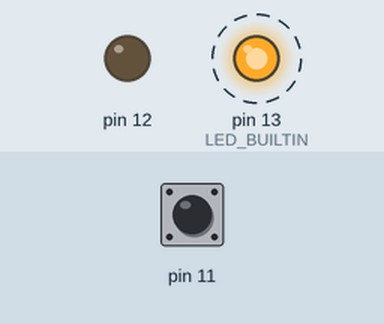
This sketch was run on a simulated Arduino Uno, built with avr-gcc and run on an emulated ATmega328P. On the bench: output pins drawn as LEDs (lit = HIGH). Dashed ring = blinking. The test bench sets the inputs (shaded band); at power-on: pin 11 HIGH. What the sketch prints to the serial monitor is not drawn.

Above: at 0.7 s.
Timing chart, 0 to 3.4 s (numbered marks = the images above):
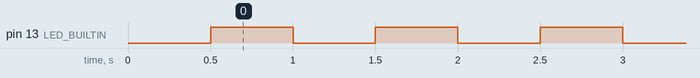

The sketch:

simulation.ino
```cpp
#include <Arduino.h>
#include "src/global/arduinoUnoConst.h"
#include "src/ioDevices/digitalOutput.h"
#include "src/ioDevices/digitalInput.h"
#include "src/eventTimer/eventTimer.h"

DigitalOutput ledLife(LED_BUILTIN);

DigitalOutput ledExt(12);
DigitalInput switchExt(11);
EventTimer eventTimer("eventTimer");

void setup() {
    Serial.begin(9600);
    ledLife.init(FORWARD_TYPE,"ledLife");
    ledLife.info();

    eventTimer.setDelay(5555);
    eventTimer.setDuration(2555);
    eventTimer.attachInput(&switchExt);
    eventTimer.attachOutput(&ledExt);
    eventTimer.init(REVERSE_TYPE);
    eventTimer.setOneShoot(true);
    eventTimer.info();
}

// the loop function runs over and over again forever
void loop() {
    ledLife.blink(BLINK_NORMAL);
    if (eventTimer.execute())Serial.println("eventTimer=>OneShoot");
}
```

command.h
```cpp
/*
  command.h - Library untuk command
  Dibuat Oleh : Sam May 2020
  Modified by : Sam Feb 17, 2021
*/
#ifndef command_h
#define command_h

#include "Arduino.h"

const char MAX_CMD_INPUT = 4;//Maximum Input command devices
const char STOP_BT = '%';//Stop Bluetooth Command
//For Keypad constants
const char UP = 'U';//Up Key pressed
const char DOWN = 'D';//Down Key pressed
const char RIGHT = 'R';//Right Key pressed
const char LEFT = 'L';//Left Key pressed
const char SELECT = 'S';//Select Key pressed

const char NO_KEY = 'N';//No Key pressed

class command{
  public:
    virtual void init();//Initialization
    virtual void info();
    virtual char getCode();
    virtual bool isValid(char);
};

#endif
```

compDevicesConst.h
```cpp
    /*
All constants for compDevices
sam, May 09, 2021
*/

#ifndef compDevicesConst_h
#define compDevicesConst_h
//Operation mode
    const int MODE_READY = 0;
    const int MODE_AUTO = 1;
    const int MODE_AUTO_ON = 2;
    const int MODE_MANUAL = 3;
    const int MODE_MANUAL_ON = 4;
    const int MODE_RESET = 5;
    const int MODE_TEST = 99;

#endif
```

dipAddr.cpp
```cpp
/*
  dipAddr.h - Library for Addressing
  Addres  :
    0. 000
    1. 001
    .....
    7. 111
  By : Sam March 18, 2021
*/

/* Dependencies */
#include "dipAddr.h"

DipAddr::DipAddr(DigitalInput *addr0, DigitalInput *addr1, DigitalInput *addr2): _addr0(addr0), _addr1(addr1), _addr2(addr2){}

int DipAddr::getAddr(){
    int addr = 0;
    if (_addr0->isStatus()) addr += 1;
    if (_addr1->isStatus()) addr += 2;
    if (_addr2->isStatus()) addr += 4;
    return (addr);
}

void DipAddr::init(){
  _addr0->init(REVERSE_TYPE,"_addr0");
  _addr1->init(REVERSE_TYPE,"_addr1");
  _addr2->init(REVERSE_TYPE,"_addr2");

}
void DipAddr::info(){
    Serial.println("DipAddr::info()");

    _addr0->info();
    _addr1->info();
    _addr2->info();

    Serial.print("Address : ");
    Serial.println(this->getAddr());
    Serial.println("<----->");
}
```

dipAddr.h
```cpp
/*
  dipAddr.h - Library for Addressing
  Addres  :
    0. 000
    1. 001
    .....
    7. 111
  By : Sam March 18, 2021
*/

#ifndef dipAddr_h
#define dipAddr_h

#include "Arduino.h"
#include "..\ioDevices\digitalInput.h"

    class DipAddr{
        public:
            DipAddr(DigitalInput*, DigitalInput*, DigitalInput*);
            int getAddr();
            void init();
            void info();
        private:
            DigitalInput *_addr0, *_addr1, *_addr2;
    };

#endif
```

pbAMR.cpp
```cpp
/*
  pbAMR.h - Library for P/B Auto, Manual, Reset
  By : Sam March 01, 2021
*/

/* Dependencies */
#include "pbAMR.h"

PbAMR::PbAMR(DigitalInput *pbAuto, DigitalInput *pbManual, DigitalInput *pbReset): _pbAuto(pbAuto), _pbManual(pbManual), _pbReset(pbReset){}

int PbAMR::getCmd(unsigned long debounceTime){
    int cmd;

    if (_pbReset->isStatus(debounceTime)){
      if (_prevCmd == MODE_RESET) cmd = MODE_READY;//highest priority
      else if (_prevCmd == MODE_READY) cmd = MODE_READY;//highest priority
      else cmd = MODE_RESET;//highest priority
      if(_prevCmd != cmd) _isInfo = false;
      _prevCmd = cmd;
    }
    else {
        if((_pbAuto->isStatus(debounceTime) && (_prevCmd != MODE_MANUAL_ON))){
            cmd = MODE_AUTO;//lower priority
            if(_prevCmd != cmd) _isInfo = false;
            _prevCmd = cmd;
        }
        if(_pbManual->isStatus(debounceTime)){
          if (_prevCmd == MODE_MANUAL) cmd = MODE_MANUAL_ON;//higher priority
          else if (_prevCmd == MODE_MANUAL_ON) cmd = MODE_MANUAL_ON;//higher priority
          else cmd = MODE_MANUAL;//higher priority

          if(_prevCmd != cmd) _isInfo = false;
          _prevCmd = cmd;
        }
        else cmd = _prevCmd;
    }

    //report by exception
    if (!_isInfo)_exception = LOCAL_OPERATION_EXCEPTION;

    this->_status();
    return cmd;
}

int PbAMR::getException(){
    int exp = _exception;
    if (exp != NO_EXCEPTION)_exception = NO_EXCEPTION;
    return exp;
}

//init for peripherals
void PbAMR::init(){
    //initialization switch
    _pbAuto->init(REVERSE_TYPE, "_pbAuto");
    _pbManual->init(REVERSE_TYPE, "_pbManual");
    _pbReset->init(REVERSE_TYPE, "_pbReset");
}
void PbAMR::info(){
    Serial.println("PbAMRT::info()");

    _pbAuto->info();
    _pbManual->info();
    _pbReset->info();

    Serial.println("<----->");
}

void PbAMR::_status(){
    String str = "NO_PB";
    switch (_prevCmd)
    {
    case MODE_AUTO:
        str = "PB : Auto";
        break;

    case MODE_MANUAL:
        str = "PB : Manual";
        break;

    case MODE_MANUAL_ON:
        str = "PB : Manual ON";
        break;

    case MODE_READY:
        str = "PB : Ready";
        break;

    case MODE_RESET:
        str = "PB : Reset";
        break;

    case MODE_TEST:
        str = "PB : Test";
        break;

    default:
        break;
    }
    //report by exception
    if (!_isInfo){
        _isInfo = true;
        Serial.println(str);
    }
}
```

pbAMR.h
```cpp
/*
  pbAMR.h - Library for Push Button Auto, Manual, Reset
  Priority :
    1. Reset
    2. Manual
    3. Auto
  By : Sam March 01, 2021
*/

#ifndef pbAMR_h
#define pbAMR_h

//const unsigned long DEBOUNCE_PB = 150;//milli second

#include "Arduino.h"
#include "compDevicesConst.h"
#include "../ioDevices/digitalInput.h"
#include "../global/arduinoUnoConst.h"

    class PbAMR{
        public:
            PbAMR(DigitalInput*, DigitalInput*, DigitalInput*);
            int getCmd(unsigned long);
            int getException();
            void init();
            void info();
        private:
            DigitalInput *_pbAuto, *_pbManual, *_pbReset;
            int    _prevCmd;
            bool  _isInfo;//one shoot info
            void _status();
            int _exception = NO_EXCEPTION;
    };

#endif
```

pbAMRT.cpp
```cpp
/*
  pbAMRT.h - Library for P/B Auto, Manual, Reset, Test
  By : Sam April 03, 2021
*/

/* Dependencies */
#include "pbAMRT.h"

PbAMRT::PbAMRT(DigitalInput *pbAuto, DigitalInput *pbManual, DigitalInput *pbReset, DigitalInput *pbTest):
            _pbAuto(pbAuto), _pbManual(pbManual), _pbReset(pbReset), _pbTest(pbTest){}

int PbAMRT::getCmd(unsigned long debounceTime){
    int cmd;

    //mode test is top priority
    if (_pbTest->isStatus(debounceTime)){
        cmd = MODE_TEST;
        if(_prevCmd != cmd)_isInfo = false;
        _prevCmd = cmd;
        this->_status();
        return cmd;
    }

    if (_pbReset->isStatus(debounceTime)){
      if (_prevCmd == MODE_RESET) cmd = MODE_READY;//highest priority
      else if (_prevCmd == MODE_READY) cmd = MODE_READY;//highest priority
      else cmd = MODE_RESET;//highest priority
      if(_prevCmd != cmd) _isInfo = false;
      _prevCmd = cmd;
    }
    else {
        if((_pbAuto->isStatus(debounceTime) && (_prevCmd != MODE_MANUAL_ON))){
            cmd = MODE_AUTO;//lower priority
            if(_prevCmd != cmd) _isInfo = false;
            _prevCmd = cmd;
        }
        if(_pbManual->isStatus(debounceTime)){
          if (_prevCmd == MODE_MANUAL) cmd = MODE_MANUAL_ON;//higher priority
          else if (_prevCmd == MODE_MANUAL_ON) cmd = MODE_MANUAL_ON;//higher priority
          else cmd = MODE_MANUAL;//higher priority

          if(_prevCmd != cmd) _isInfo = false;
          _prevCmd = cmd;
        }
        else cmd = _prevCmd;
    }

    //report by exception
    if (!_isInfo)_exception = LOCAL_OPERATION_EXCEPTION;

    this->_status();
    return cmd;
}

int PbAMRT::getException(){
    int exp = _exception;
    if (exp != NO_EXCEPTION)_exception = NO_EXCEPTION;
    return exp;
}

//init for peripherals
void PbAMRT::init(){
    //initialization switch
    _pbAuto->init(REVERSE_TYPE, "_pbAuto");
    _pbManual->init(REVERSE_TYPE, "_pbManual");
    _pbReset->init(REVERSE_TYPE, "_pbReset");
    _pbTest->init(REVERSE_TYPE, "_pbTest");
}
void PbAMRT::info(){
    Serial.println("PbAMRT::info()");

    _pbAuto->info();
    _pbManual->info();
    _pbReset->info();
    _pbTest->info();

    Serial.println("<----->");
}

void PbAMRT::_status(){
    String str = "NO_PB";
    switch (_prevCmd)
    {
    case MODE_AUTO:
        str = "PB : Auto";
        break;

    case MODE_MANUAL:
        str = "PB : Manual";
        break;

    case MODE_MANUAL_ON:
        str = "PB : Manual ON";
        break;

    case MODE_READY:
        str = "PB : Ready";
        break;

    case MODE_RESET:
        str = "PB : Reset";
        break;

    case MODE_TEST:
        str = "PB : Test";
        break;

    default:
        break;
    }
    //report by exception
    if (!_isInfo){
        _isInfo = true;
        Serial.println(str);
    }
}
```

pbAMRT.h
```cpp
/*
  pbAMRT.h - Library for Push Button Auto, Manual, Reset
  Priority :
    1. Reset
    2. Manual
    3. Auto
    4. Test
  By : Sam April 03, 2021
*/

#ifndef pbAMRT_h
#define pbAMRT_h

//const unsigned long DEBOUNCE_PB = 150;//milli second

#include <Arduino.h>
#include "compDevicesConst.h"
#include "../global/arduinoUnoConst.h"
#include "../ioDevices/digitalInput.h"
#include "../ioDevices/digitalOutput.h"

    class PbAMRT{
        public:
            PbAMRT(DigitalInput*, DigitalInput*, DigitalInput*, DigitalInput*);
            int getCmd(unsigned long);
            int getException();
            void init();
            void info();
        private:
            DigitalInput *_pbAuto, *_pbManual, *_pbReset, *_pbTest;
            int    _prevCmd;
            bool  _isInfo;//one shoot info
            void _status();
            int _exception = NO_EXCEPTION;
    };

#endif
```

comparator.cpp
```cpp
/*
 * lihat header file Comparator.h lebih detail
 * extention file harus .cpp bukan .CPP
 * May 10, 2021 : by sam
 */

/* Dependencies */
#include "comparator.h"

Comparator::Comparator(String id):_id(id){}

void Comparator::init()
{
	_funcType = GREATER_THAN;
}

void Comparator::setFunction(char Val)
{
	_funcType = Val;
}

bool Comparator::execute(float inVal)
{
    bool sts = false;
    /*
    switch (_funcType) {
        case EQUAL:
            if ((inVal == _setLow) ||(inVal == _setHigh))sts = true;
        break;
        case HYSTERISYS:
            if (inVal > _setLow){
                sts = true;
                _prevSts = sts;
            }
            if ((inVal > _setLow) && (inVal < _setHigh))sts = _prevSts;
            if (inVal < _setLow){
                sts = false;
                _prevSts = sts;
            }
        break;
        case LESS_THAN:
            if (inVal < _setLow)sts = true;
        break;
        case GREATER_THAN:
            if (inVal > _setLow)sts = true;
        break;
        default:
        Serial.println("Comparator UNDIFINE");
        break;
    }
    */
    return sts;
}
```

comparator.h
```cpp
#ifndef Comparator_h
#define Comparator_h

#include <Arduino.h>
#include "..\model\model.h"
	#include "../ioDevices/analogInput.h"
	#include "../ioDevices/digitalOutput.h"

const int EQUAL = 0;
const int HYSTERISYS = 1;
const int LESS_THAN = 2;
const int GREATER_THAN = 3;

  class Comparator{
    public:
      Comparator(String);
      void init();
			void attachInput(AnalogInput*);
			void attachOutput(DigitalOutput*);
      void setParam(param);
      void setFunction(char);
      void info();
      boolean execute();
      boolean execute(float);
    private:
      String _id;
      String _unit;
      unsigned char _pin;
      char _funcType;
      bool _prevSts;
      param _dataParam;
  };
#endif
```

eventTimer.cpp
```cpp
/*
 * lihat header file EventTimer.h lebih detail
 * extention file harus .cpp bukan .CPP
 */

/* Dependencies */
#include "eventTimer.h"
#include "Arduino.h"

EventTimer::EventTimer(String id):_id(id){
	this->init();
}

void EventTimer::init(){
	_isEnable = true;
	_isInputAvailable = false;
	_isOutputAvailable = false;
	_isCyclic = false;
	_isOneShoot = false;
	_prevStatus = false;

	_delayMilli = 0;
	_durationMilli = 0;

  _digInput->init(REVERSE_TYPE,"_digInput");
  _digOutput->init(FORWARD_TYPE,"_digOutput");
}

void EventTimer::init(boolean typ){
	_isEnable = true;
	_isInputAvailable = true;
	_isOutputAvailable = true;

  _digInput->init(typ,"_digInput");
  _digOutput->init(FORWARD_TYPE,"_digOutput");
}

void EventTimer::info(){
    Serial.println("EventTimer::info()");

	Serial.print("_isCyclic : ");
	Serial.println(_isCyclic);

	Serial.print("_isOneShoot : ");
	Serial.println(_isOneShoot);
  	Serial.println("");

    if (_isInputAvailable) _digInput->info();
    if (_isOutputAvailable)_digOutput->info();

	Serial.print("Delay Setting (H:M:S:mS) : ");
	Serial.print(_delayHour);
	Serial.print(":");
	Serial.print(_delayMinute);
	Serial.print(":");
	Serial.print(_delaySecond);
	Serial.print(":");
	Serial.println(_delayMs);
	Serial.print("Delay Setting (milli) : ");
	Serial.println(_delayMilli);

	Serial.print("Duration Setting (H:M:S:mS) : ");
	Serial.print(_durationHour);
	Serial.print(":");
	Serial.print(_durationMinute);
	Serial.print(":");
	Serial.print(_durationSecond);
	Serial.print(":");
	Serial.println(_durationMs);
	Serial.print("Duration Setting (milli) : ");
	Serial.println(_durationMilli);
}

void EventTimer::attachInput(DigitalInput *digInput){
	_digInput = digInput;
	_isInputAvailable = true;
}

void EventTimer::attachOutput(DigitalOutput *digOutput){
	_digOutput = digOutput;
	_isOutputAvailable = true;
}

void EventTimer::setEnable(boolean enable){
	_isEnable = enable;
	if (_isEnable)_prevDelayMilli = millis();
	else _prevDelayMilli = 0;
}

void EventTimer::setOneShoot(boolean oneShoot){
	_isOneShoot = oneShoot;
}

void EventTimer::setCyclic(boolean cyclic){
	_isCyclic = cyclic;
}

//set delay
void EventTimer::setDelay(unsigned long delayMilli){
	_delayMilli = delayMilli;
	unsigned long remainder = _delayMilli;

	if (remainder >= A_HOUR){
		_delayHour = remainder / A_HOUR;
		remainder = remainder % A_HOUR;
	}
	if (remainder >= A_MINUTE){
		_delayMinute = remainder / A_MINUTE;
		remainder = remainder % A_MINUTE;
	}
	if (remainder >= A_SECOND){
		_delaySecond = remainder / A_SECOND;
		_delayMs = remainder % A_SECOND;
	}
	else _delayMs = remainder;
}

void EventTimer::setDelay(int minute, int second){
	_delaySecond = second;
	_delayMinute = minute;
	_delayMilli = (_delayMinute * A_MINUTE) + (_delaySecond * A_SECOND);
}

void EventTimer::setDelay(int hour, int minute, int second){
	_delayHour = hour;
	this->setDelay(minute, second);
}

//set duration
void EventTimer::setDuration(unsigned long durationMilli){
	_durationMilli = durationMilli;
	unsigned long remainder = _durationMilli;

	if (remainder >= A_HOUR){
		_durationHour = remainder / A_HOUR;
		remainder = remainder % A_HOUR;
	}
	if (remainder >= A_MINUTE){
		_durationMinute = remainder / A_MINUTE;
		remainder = remainder % A_MINUTE;
	}
	if (remainder >= A_SECOND){
		_durationSecond = remainder / A_SECOND;
		_durationMs = remainder % A_SECOND;
	}
	else _durationMs = remainder;
}

void EventTimer::setDuration(int minute, int second){
	_durationSecond = second;
	_durationMinute = minute;
	_durationMilli = (_durationMinute * A_MINUTE) + (_durationSecond * A_SECOND);
}

void EventTimer::setDuration(int hour, int minute, int second){
	_durationHour = hour;
	this->setDuration(minute, second);
}

boolean EventTimer::execute(){
	boolean status = false;

	if (_isInputAvailable)_isEnable = _digInput->isStatus(150);//de-bouncing for milli second

	if(!_isEnable) {
		_prevDelayMilli = 0;
		_prevDurationMilli = 0;
		if (_isOutputAvailable)this->_setOutput(status);
		return status;
	}
	else {
		if (_prevDelayMilli == 0)_prevDelayMilli = millis();
	}

	//logic
	if ((millis() - _prevDelayMilli) > _delayMilli){
		status = true;
		if (_isOneShoot){
			if (!_prevStatus)_prevStatus = true;
			else{
				_prevStatus = false;
				status = false;
				_prevDelayMilli = 0;
				//cyclic
				if (_isCyclic){
					_isEnable = true;
					_prevDelayMilli = millis();
				}
			}
		}

		//has duration
		if (_durationMilli >= 0){
			if(_prevDurationMilli == 0)_prevDurationMilli = millis();
			if((millis() - _prevDurationMilli) <= _durationMilli)status = true;
			else{
				status = false;
				_isEnable = false;
				_prevDelayMilli = 0;
				_prevDurationMilli = 0;
				//cyclic
				if (_isCyclic){
					_isEnable = true;
					_prevDelayMilli = millis();
					_prevDurationMilli = 0;
				}
			}
		}
	}

	if (_isOutputAvailable)this->_setOutput(status);
	return status;
}

void EventTimer::_setOutput(boolean status){
	if (status)_digOutput->on();
	else _digOutput->off();
}
```

eventTimer.h
```cpp
/*
  EventTimer.h - Library untuk Sequence Timer
  Dibuat Oleh : Sam May 08, 2021
*/
#ifndef EventTimer_h
#define EventTimer_h

	#include <Arduino.h>
	#include "../ioDevices/digitalInput.h"
	#include "../ioDevices/digitalOutput.h"

	const unsigned long A_SECOND = 1000;
	const unsigned long A_MINUTE = 60 * A_SECOND;
	const unsigned long A_HOUR = 60 * A_MINUTE;
	const unsigned long A_DAY = 24 * A_HOUR;
	const unsigned long A_WEEK = 7 * A_DAY;

	class EventTimer{
		public:
			EventTimer(String );
			void info();
			void init();
			void init(boolean);
			void setEnable(boolean);
			void setCyclic(boolean);
			void setOneShoot(boolean);
			boolean execute();
			void attachInput(DigitalInput*);
			void attachOutput(DigitalOutput*);

			void setDelay(unsigned long);
			void setDelay(int, int);
			void setDelay(int, int, int);

			void setDuration(unsigned long);
			void setDuration(int, int);
			void setDuration(int, int, int);

		private:
			String _id;
			boolean _isEnable, _isCyclic, _isOneShoot;
			boolean _isInputAvailable, _isOutputAvailable;
			boolean _prevStatus;
			unsigned long _delayMilli, _durationMilli;
			unsigned long _prevDelayMilli, _prevDurationMilli;
			int _delayHour, _delayMinute, _delaySecond, _delayMs;
			int _durationHour, _durationMinute, _durationSecond, _durationMs;
			DigitalInput *_digInput;
			DigitalOutput *_digOutput;

			void _setOutput(boolean);
	};

#endif
```

Source omitted: arduinoUnoConst.h (1332 bytes), analogInput.cpp (2101 bytes), analogInput.h (801 bytes), digitalInput.cpp (1642 bytes), digitalInput.h (680 bytes), digitalOutput.cpp (1548 bytes), digitalOutput.h (684 bytes), ioDevicesConst.h (349 bytes), model.cpp (4927 bytes), model.h (3049 bytes), serDevCmd.cpp (1722 bytes), serDevCmd.h (675 bytes) and 2 more

Measured:
- by itself, pin 13 (LED_BUILTIN): alternates HIGH for 0.50 s and LOW for 0.50 s
